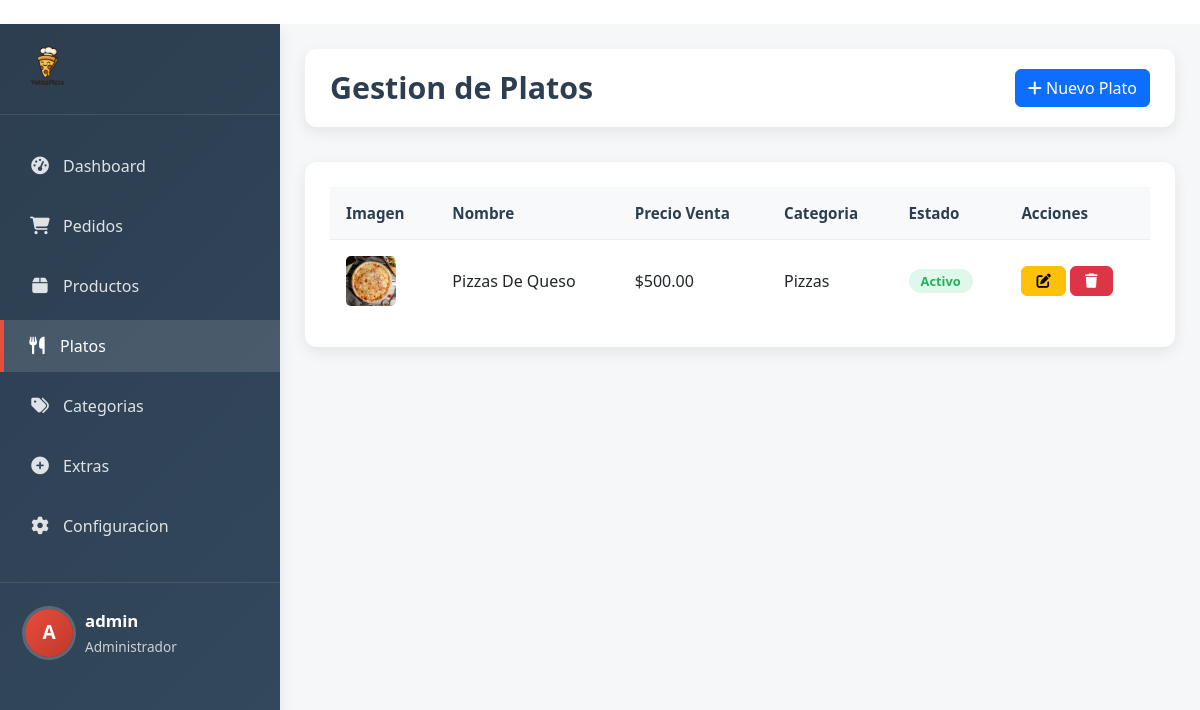
Screenshot of /admin/platos (signed in) with the database file from the repository.
### app.py (models this page shows)
class Configuracion(db.Model):
    id = db.Column(db.Integer, primary_key=True)
    nombre_restaurante = db.Column(db.String(100), default="Mi Restaurante")
    telefono = db.Column(db.String(20), default="+1234567890")
    direccion = db.Column(db.String(200), default="Dirección del restaurante")
    logo = db.Column(db.String(200), default="logo.png")
    impuesto = db.Column(db.Float, default=0.0)
    max_extras = db.Column(db.Integer, default=5)

class Plato(db.Model):
    id = db.Column(db.Integer, primary_key=True)
    nombre = db.Column(db.String(100), nullable=False)
    descripcion = db.Column(db.Text)
    precio_venta = db.Column(db.Float, nullable=False)
    imagen = db.Column(db.String(200))
    activo = db.Column(db.Boolean, default=True)
    categoria_id = db.Column(db.Integer, db.ForeignKey('categoria.id'))
    fecha_creacion = db.Column(db.DateTime, default=datetime.utcnow)
    ingredientes = db.relationship('IngredientePlato', backref='plato', lazy=True)

class Categoria(db.Model):
    id = db.Column(db.Integer, primary_key=True)
    nombre = db.Column(db.String(100), nullable=False)
    descripcion = db.Column(db.Text)
    activa = db.Column(db.Boolean, default=True)
    platos = db.relationship('Plato', backref='categoria_obj', lazy=True)

### app.py (the view)
@app.route('/admin/platos')
@login_required
def admin_platos():
    platos = Plato.query.all()
    config = Configuracion.query.first()
    if not config:
        config = Configuracion()
        db.session.add(config)
        db.session.commit()
    return render_template('admin/platos.html', platos=platos,config=config)

### app.py (called while the page is built)
def login_required(f):
    @wraps(f)
    def decorated_function(*args, **kwargs):
        if 'user_id' not in session:
            return redirect(url_for('login'))
        return f(*args, **kwargs)
    return decorated_function

### templates/admin/platos.html (shortened to what this page needs)
{% extends "admin/base.html" %}
{% block extra_css %}
<link rel="stylesheet" href="{{ url_for('static', filename='css/admin.css') }}">
{% endblock %}
{% block content %}
<div class="admin-container">
    {% include 'admin/sidebar.html' %}
    <div class="admin-main">
        <div class="admin-header">
            <h1 class="admin-title">Gestion de Platos</h1>
            <div class="admin-actions">
                <a href="{{ url_for('nuevo_plato') }}" class="btn btn-primary">
                    <i class="fas fa-plus"></i> Nuevo Plato
                </a>
            </div>
        </div>
        <div class="admin-table-container">
            <table class="admin-table">
                <thead>
                    <tr>
                        <th>Imagen</th>
                        <th>Nombre</th>
                        <th>Precio Venta</th>
                        <th>Categoria</th>
                        <th>Estado</th>
                        <th>Acciones</th>
                    </tr>
                </thead>
                <tbody>
                    {% for plato in platos %}
                    <tr>
                        <td>
                            {% if plato.imagen %}
                            <img src="{{ url_for('uploaded_file', filename=plato.imagen) }}" alt="{{ plato.nombre }}" class="table-image">
                            {% else %}
                            <div class="table-image-placeholder">
                                <i class="fas fa-utensils"></i>
                            </div>
                            {% endif %}
                        </td>
                        <td>{{ plato.nombre }}</td>
                        <td>${{ "%.2f"|format(plato.precio_venta) }}</td>
                        <td>
                            {% if plato.categoria_obj %}
                            {{ plato.categoria_obj.nombre }}
                            {% else %}
                            Sin categoria
                            {% endif %}
                        </td>
                        <td>
                            {% if plato.activo %}
                            <span class="badge badge-success">Activo</span>
                            {% else %}
                            <span class="badge badge-danger">Inactivo</span>
                            {% endif %}
                        </td>
                        <td>
                            <a href="{{ url_for('editar_plato', plato_id=plato.id) }}" class="btn btn-sm btn-warning" title="Editar">
                                <i class="fas fa-edit"></i>
                            </a>
                            <form action="{{ url_for('eliminar_plato', plato_id=plato.id) }}" method="POST" style="display: inline;">
                                <button type="submit" class="btn btn-sm btn-danger" title="Eliminar" onclick="return confirm('Estas seguro de eliminar este plato?')">
                                    <i class="fas fa-trash"></i>
                                </button>
                            </form>
                        </td>
                    </tr>
                    {% else %}
                    <tr>
                        <td colspan="6" class="text-center">No hay platos registrados</td>
                    </tr>
                    {% endfor %}
                </tbody>
            </table>
        </div>
    </div>
</div>
{% endblock %}

### templates/admin/sidebar.html (shortened to what this page needs)
<div class="admin-sidebar">
    <div class="admin-brand">
        <img src="{% if config.logo %}{{ url_for('uploaded_file', filename=config.logo) }}{% else %}{{ url_for('static', filename='images/logo.png') }}{% endif %}" alt="Logo">
    </div>
    <ul class="admin-menu">
        <li><a href="{{ url_for('admin_panel') }}" class="{% if request.endpoint == 'admin_panel' %}active{% endif %}"><i class="fas fa-tachometer-alt"></i> <span>Dashboard</span></a></li>
        <li><a href="{{ url_for('admin_pedidos') }}" class="{% if request.endpoint == 'admin_pedidos' or request.endpoint == 'ver_pedido' %}active{% endif %}"><i class="fas fa-shopping-cart"></i> <span>Pedidos</span></a></li>
        <li><a href="{{ url_for('admin_productos') }}" class=""><i class="fas fa-box"></i> <span>Productos</span></a></li>
        <li><a href="{{ url_for('admin_platos') }}" class="{% if request.endpoint == 'admin_platos' or request.endpoint == 'nuevo_plato' or request.endpoint == 'editar_plato' %}active{% endif %}"><i class="fas fa-utensils"></i> <span>Platos</span></a></li>
        <li><a href="{{ url_for('admin_categorias') }}" class=""><i class="fas fa-tags"></i> <span>Categorias</span></a></li>
        <li><a href="{{ url_for('admin_extras') }}" class=""><i class="fas fa-plus-circle"></i> <span>Extras</span></a></li>
        <li><a href="{{ url_for('admin_configuracion') }}" class="{% if request.endpoint == 'admin_configuracion' %}active{% endif %}"><i class="fas fa-cog"></i> <span>Configuracion</span></a></li>
    </ul>
    <div class="admin-user">
        <div class="admin-user-info">
            <div class="admin-user-avatar">
                {{ session.username[0]|upper }}
            </div>
            <div class="admin-user-details">
                <div class="admin-user-name">{{ session.username }}</div>
                <div class="admin-user-role">Administrador</div>
            </div>
        </div>
    </div>
</div>

### static/css/admin.css (style rules this page uses)
:root { --primary-color: #e74c3c; --primary-light: #ffebe9; --primary-dark: #c0392b; --secondary-color: #3498db; --success-color: #27ae60; --warning-color: #f39c12; --danger-color: #e74c3c; --dark-color: #2c3e50; --dark-light: #34495e; --gray-color: #7f8c8d; --gray-light: #ecf0f1; --text-dark: #2d3436; --text-light: #ffffff; --shadow: 0 5px 15px rgba(0, 0, 0, 0.08); --shadow-hover: 0 8px 25px rgba(0, 0, 0, 0.12); }
.admin-container { display: flex; min-height: 100vh; background-color: #f8f9fa; font-family: 'Segoe UI', Tahoma, Geneva, Verdana, sans-serif; }
.admin-sidebar { width: 280px; background: linear-gradient(135deg, var(--dark-color) 0%, var(--dark-light) 100%); color: var(--text-light); padding: 20px 0; position: fixed; height: 100vh; overflow-y: auto; box-shadow: var(--shadow); z-index: 1000; transition: all 0.3s ease; }
.admin-brand { padding: 0 25px 25px; border-bottom: 1px solid rgba(255, 255, 255, 0.1); margin-bottom: 25px; display: flex; align-items: center; }
.admin-brand img { height: 45px; margin-right: 12px; border-radius: 6px; }
.admin-menu { list-style: none; padding: 0; margin: 0; }
.admin-menu li { margin-bottom: 8px; }
.admin-menu a { display: flex; align-items: center; padding: 14px 25px; color: rgba(255, 255, 255, 0.85); text-decoration: none; transition: all 0.3s ease; border-left: 4px solid transparent; font-weight: 500; }
.admin-menu a:hover, .admin-menu a.active { background-color: rgba(255, 255, 255, 0.12); color: var(--text-light); border-left-color: var(--primary-color); padding-left: 22px; }
.admin-menu i { width: 22px; margin-right: 12px; text-align: center; font-size: 1.1rem; }
.admin-user { padding: 25px; border-top: 1px solid rgba(255, 255, 255, 0.1); margin-top: 30px; }
.admin-user-info { display: flex; align-items: center; }
.admin-user-avatar { width: 48px; height: 48px; border-radius: 50%; background: linear-gradient(135deg, var(--primary-color), var(--primary-dark)); display: flex; align-items: center; justify-content: center; margin-right: 12px; font-weight: bold; color: white; font-size: 1.2rem; box-shadow: 0 0 0 3px rgba(255, 255, 255, 0.2); }
.admin-user-details { flex: 1; }
.admin-user-name { font-weight: 600; margin-bottom: 4px; font-size: 1.05rem; }
.admin-user-role { font-size: 0.85rem; color: rgba(255, 255, 255, 0.75); }
.admin-main { flex: 1; margin-left: 280px; padding: 25px; transition: all 0.3s ease; background-color: #f5f7f9; }
.admin-header { display: flex; justify-content: space-between; align-items: center; margin-bottom: 35px; background-color: white; padding: 20px 25px; border-radius: 12px; box-shadow: var(--shadow); }
.admin-title { font-size: 1.9rem; color: var(--dark-color); margin: 0; font-weight: 700; }
.admin-actions { display: flex; gap: 12px; }
.admin-table-container { background-color: white; border-radius: 12px; padding: 25px; box-shadow: var(--shadow); margin-bottom: 35px; overflow: hidden; }
.admin-table { width: 100%; border-collapse: separate; border-spacing: 0; }
.admin-table th, .admin-table td { padding: 16px; text-align: left; border-bottom: 1px solid #eee; }
.admin-table th { background-color: #f8f9fa; font-weight: 600; color: var(--dark-color); position: sticky; top: 0; font-size: 0.95rem; }
.admin-table tr:last-child td { border-bottom: none; }
.btn-sm { padding: 7px 14px; font-size: 0.9rem; border-radius: 6px; }
.badge { padding: 6px 12px; border-radius: 50px; font-size: 0.8rem; font-weight: 700; }
.badge-success { background-color: rgba(46, 204, 113, 0.15); color: #27ae60; }
.admin-table tr { animation: slideInLeft 0.4s ease; }
.admin-table tr:nth-child(1) { animation-delay: 0.05s; }

### templates/admin/base.html (style rules this page uses)
body { margin: 0; padding: 0; display: flex; flex-direction: column; min-height: 100vh; overflow-x: hidden; }

### templates/admin/platos.html (style rules this page uses)
.table-image { width: 50px; height: 50px; object-fit: cover; border-radius: 5px; }

### rows the page displays
Configuracion: logo (picture)
Plato: imagen (picture), nombre "Pizzas De Queso", precio_venta "500.00", categoria_obj.nombre "Pizzas", activo "Activo"

### other values shown
{{ session.username[0]|upper }} "A"
{{ session.username }} "admin"
